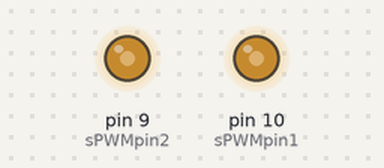
Bench run of a sketch on a simulated Arduino Uno, built with avr-gcc and run on an emulated ATmega328P. Parts: output pins drawn as LEDs (lit = HIGH).

Above: at 0.1 s.
Timing chart, 0 to 1.6 s (numbered marks = the images above):
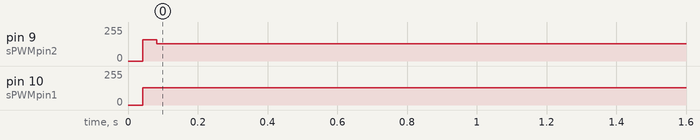

The sketch:

pwm_sine_wave.ino
```cpp
/*
  Sketch: Arduino Uno sine wave generator

*/


const int sPWMArray[] = {500,500,750,500,1250,500,2000,500,1250,500,750,500,500}; // This is the array with the SPWM values change them at will
const int sPWMArrayValues = 13;

// The pins
const int sPWMpin1 = 10;
const int sPWMpin2 = 9;
// The pin switches
bool sPWMpin1Status = true;
bool sPWMpin2Status = true;


void setup()
{
pinMode(sPWMpin1, OUTPUT);
pinMode(sPWMpin2, OUTPUT);
}


void loop()
{

// Loop for pin 1
for(int i(0); i != sPWMArrayValues; i++)
{
    if(sPWMpin1Status)
{

    digitalWrite(sPWMpin1, HIGH);
    delayMicroseconds(sPWMArray[i]);

     sPWMpin1Status = false;
}
else
{

    digitalWrite(sPWMpin1, LOW);
    delayMicroseconds(sPWMArray[i]);
    sPWMpin1Status = true;
}

}

// Loop for pin 2
for(int i(0); i != sPWMArrayValues; i++)
{
  if(sPWMpin2Status)
  {
    digitalWrite(sPWMpin2, HIGH);
    delayMicroseconds(sPWMArray[i]);
    sPWMpin2Status = false;
   }
else
{

   digitalWrite(sPWMpin2, LOW);
   delayMicroseconds(sPWMArray[i]);
   sPWMpin2Status = true;
  }
 }
}
```

Measured:
- by itself, pin 9 (sPWMpin2), pin 10 (sPWMpin1): 0/255 → 128/255 at 0.04 s
